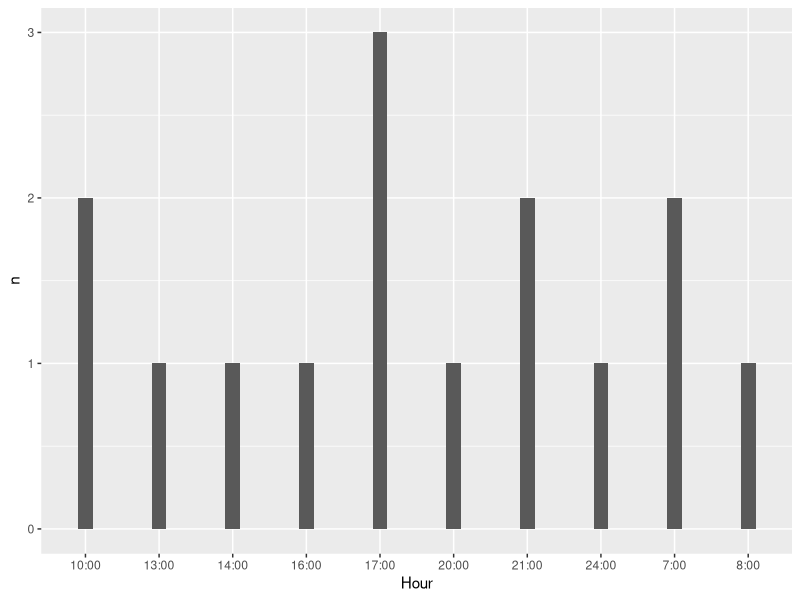
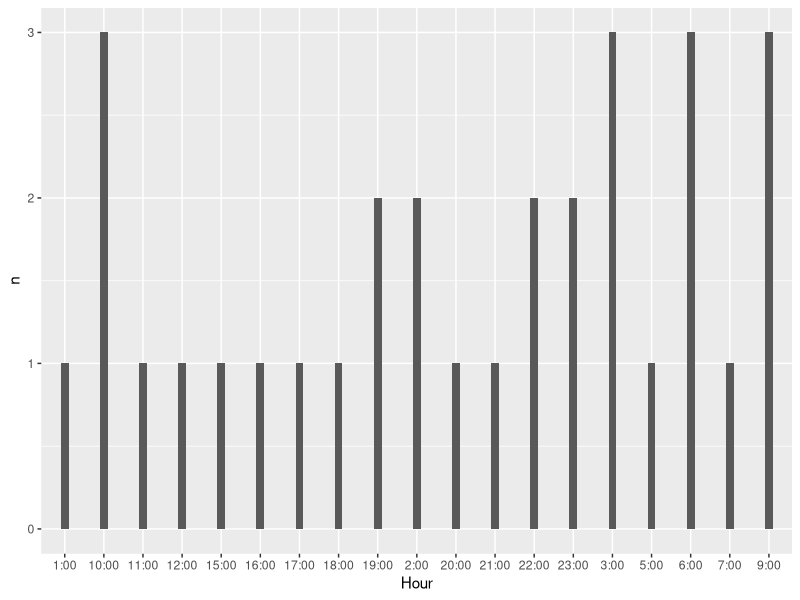
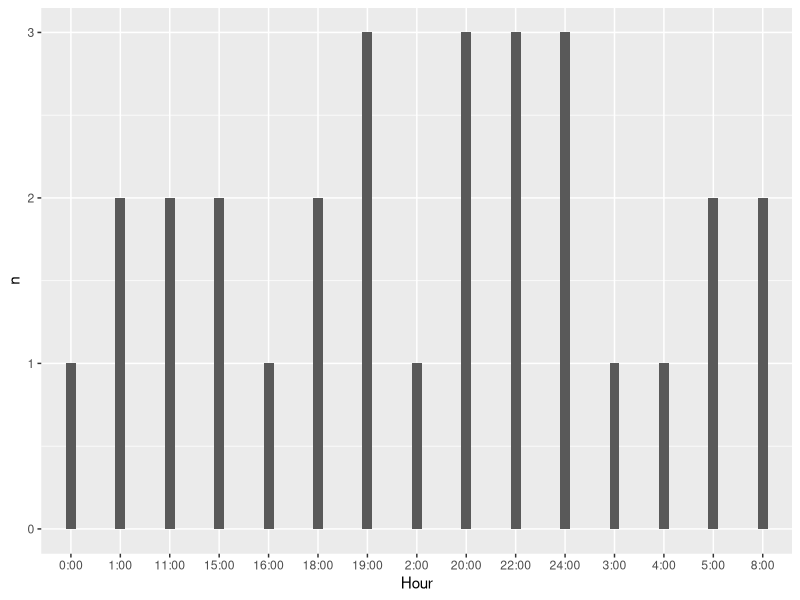

The R source for these figures, in order:
#### Preamble ####
# Purpose: Simulates TTC StreetCar Delay by the hour of the day
# Author: Isha Juneja
# Date: 22 January 2024 
# Contact: isha.juneja@mail.utoronto.ca
# License: MIT
# Pre-requisites: None


#### Workspace setup ####
library(tidyverse)
library(dplyr)
library(ggplot2)

#### Simulate data: TTC StreetCar Delay by the hour of the day ####

# The following simulation is based on the code from: 
#https://tellingstorieswithdata.com/02-drinking_from_a_fire_hose.html#simulate


# No delay: 0 - 5 minutes
# Small delay: 6 - 15 mins
# Big delay: 16 mins or more

simulated_data <-
  tibble(
    # Randomly sample the eleven TTC Streetcar lines
    StreetcarLine = sample(
      x = c("501", "503", "504", "505", "506", "507", "508", "509", "510", "511", "512"),
      size = 75,
      replace = TRUE
    ),
    
    # Randomly pick an option, with replacement, 24 times
    Hour = sample(
      x = c("0:00","1:00","2:00","3:00","4:00","5:00", "6:00","7:00","8:00",
            "9:00","10:00","11:00","12:00","13:00","14:00","15:00","16:00",
            "17:00","18:00","19:00","20:00","21:00","22:00","23:00","24:00"),
      size = 75,
      replace = TRUE
    ),
    
    # Randomly pick a delay
    MinDelay = as.integer(runif(n = 75, min = 0, max = 30))
  )

simulated_data <-
simulated_data %>%
  mutate(TypeofDelay = case_when(MinDelay <= 5 ~ "No delay",
                                     MinDelay <= 15 ~ "Small delay",
                                     MinDelay <= 30 ~ "Big delay"))


NoDelay <-
simulated_data |> filter(TypeofDelay == "No delay") %>% group_by(Hour) %>% tally()
# Sorting the x-axis according to hour
NoDelay <- NoDelay[order(strptime(NoDelay$Hour, format="%H:%M")),]


SmallDelay <-
  simulated_data |> filter(TypeofDelay == "Small delay") %>% group_by(Hour) %>% tally()
# Sorting the x-axis according to hour
SmallDelay <- SmallDelay[order(strptime(SmallDelay$Hour, format="%H:%M")),]


BigDelay <-
  simulated_data |> filter(TypeofDelay == "Big delay") %>% group_by(Hour) %>% tally()
# Sorting the x-axis according to hour
BigDelay <- BigDelay[order(strptime(BigDelay$Hour, format="%H:%M")),]


#### Graph of TTC StreetCar Delay by the hour of the day ####

# No Delay Barplot
ggplot(NoDelay[order(NoDelay$Hour),], aes(x=Hour, y=n)) + 
  geom_bar(stat = "identity", width=0.2) 

# Small Delay Barplot
ggplot(SmallDelay[order(SmallDelay$Hour),], aes(x=Hour, y=n)) + 
  geom_bar(stat = "identity", width=0.2) 

# Big Delay Barplot
ggplot(BigDelay[order(BigDelay$Hour),], aes(x=Hour, y=n)) + 
  geom_bar(stat = "identity", width=0.2) 



#### Data Validation ####

# Check that we have categorized three type of delays correctly
simulated_data$TypeofDelay |>
  unique() == c( "Small delay", "No delay", "Big delay")

simulated_data$TypeofDelay |>
  unique() |>
  length() == 3

# Check minimum amount of delay
simulated_data$MinDelay |> min() == 0

#Check that the Streetcar Line Numbers are in range
simulated_data$StreetcarLine |> min() == 501
simulated_data$StreetcarLine |> max() == 512

#Check the representation of Hour
simulated_data$Hour |> class() == "character"

